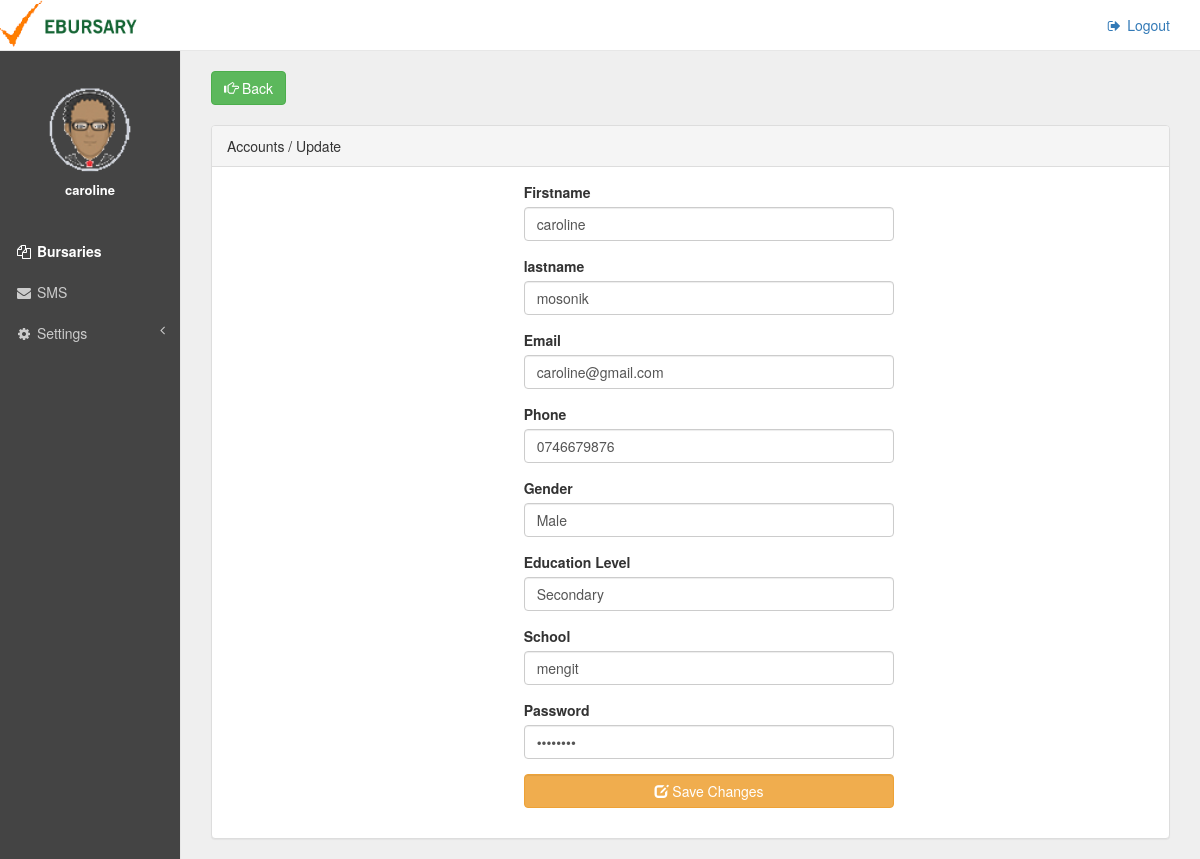
The page /applicant/edit_details.php?id=16 (signed in) on the database its author committed.
### tables this page shows
CREATE TABLE `users` (
  `id` int(11) NOT NULL,
  `adm` varchar(20) NOT NULL,
  `firstname` varchar(255) NOT NULL,
  `lastname` varchar(255) NOT NULL,
  `email` varchar(255) NOT NULL,
  `phone` varchar(30) NOT NULL,
  `gender` varchar(10) NOT NULL,
  `edulevel` varchar(255) NOT NULL,
  `school` varchar(255) NOT NULL,
  `bank` int(11) NOT NULL,
  `password` varchar(255) NOT NULL,
  `role` int(11) NOT NULL,
  `dob` varchar(11) NOT NULL,
  `constituency` text NOT NULL,
  `ward` text NOT NULL,
  `familystatus` text NOT NULL,
  `status` varchar(255) NOT NULL,
  `family` varchar(255) NOT NULL
);

### applicant/edit_details.php (the view, shortened to what this page needs)
<?php
    require_once '../connect.php';
?>
<!DOCTYPE html>
<html lang = "eng">
	<head>
	    <link href="../vendor/bootstrap/css/bootstrap.min.css" rel="stylesheet">
	    <link href="../vendor/metisMenu/metisMenu.min.css" rel="stylesheet">
	    <link href="../vendor/datatables-plugins/dataTables.bootstrap.css" rel="stylesheet">
	    <link href="../vendor/datatables-responsive/dataTables.responsive.css" rel="stylesheet">
	    <link href="../dist/css/sb-admin-2.css" rel="stylesheet">
	    <link href="../vendor/font-awesome/css/font-awesome.min.css" rel="stylesheet" type="text/css">
	    <link href="../css/sley.css" rel="stylesheet" type="text/css">
	</head>
<body>
    <div id="wrapper">
        <nav class="navbar navbar-default navbar-static-top" role="navigation" style="margin-bottom: 0; background: #fff">
            <?php include 'header.php'?>
            <?php include 'sidebar.php'?>
        </nav>
        <div id="page-wrapper">
            <div class="row">
                <div class="col-lg-12">
                    <a class = "btn btn-success" href = "AppAcc.php"><span class = "glyphicon glyphicon-hand-right"></span> Back</a>
                    <div class="panel panel-default">
                        <div class="panel-heading">
                           Accounts / Update
                        </div>
                        <div class="panel-body">
                            <div style = "width:40%; margin-left:32%;">
                            <?php
                                $q_admin = $conn->query("SELECT * FROM `users` WHERE `id` = '$_REQUEST[id]'") or die(mysqli_error($conn));
                                $f_admin = $q_admin->fetch_array();
                            ?>
                                <form method = "POST" action = "edit_my_query.php?id=<?php echo $f_admin['id']?>">
                                    <div class = "form-group">
                                        <label>Firstname</label>
                                        <input type = "text" value = "<?php echo $f_admin['firstname']?>" class = "form-control"  id="firstName" name = "firstName"/>
                                    </div>
                                    <div class = "form-group">
                                        <label>lastname</label>
                                        <input type = "text" value = "<?php echo $f_admin['lastname']?>" class = "form-control"  id="lastName" name = "lastName"/>
                                    </div>
                                    <div class = "form-group">
                                        <label>Email</label>
                                        <input type = "text" value = "<?php echo $f_admin['email']?>" class = "form-control"  id="userEmail" name = "userEmail"/>
                                    </div>
                                    <div class = "form-group">
                                        <label>Phone</label>
                                        <input type = "text" value = "<?php echo $f_admin['phone']?>" class = "form-control"  id="userPhone" name = "userPhone"/>
                                    </div>
                                    <div class = "form-group">
                                        <label>Gender</label>
                                        <input type = "text" value = "<?php echo $f_admin['gender']?>" class = "form-control"  id="userGender" name = "userGender"/>
                                    </div>
                                    <div class = "form-group">
                                        <label>Education Level</label>
                                        <input type = "text" value = "<?php echo $f_admin['edulevel']?>" class = "form-control"  id="eduLevel" name = "eduLevel"/>
                                    </div>
                                    <div class = "form-group">
                                        <label>School</label>
                                        <input type = "text" value = "<?php echo $f_admin['school']?>" class = "form-control"  id="userSchool" name = "userSchool"/>
                                    </div>
                                    <div class = "form-group">
                                        <label>Password</label>
                                        <input type = "password" value = "<?php echo $f_admin['password']?>" class = "form-control" id="userPass" name = "userPass"/>
                                    </div>
                                    <div class = "form-group">
                                        <button class = "btn btn-warning form-control" name = "update_student"><span class = "glyphicon glyphicon-edit"></span> Save Changes</button>
                                    </div>
                                </form>
                            </div>
                        </div>
                    </div>
                </div>
            </div>
        </div>
    </div>
</body>
</html>

### css/sley.css (style rules this page uses)
#page-wrapper { background: #efefef; }

### rows shown on the page
users: firstName "caroline", lastName "mosonik", userEmail "caroline@gmail.com", userPhone "0746679876", userGender "Male", eduLevel "Secondary", userSchool "mengit"

### other values the page prints
$name "caroline"
